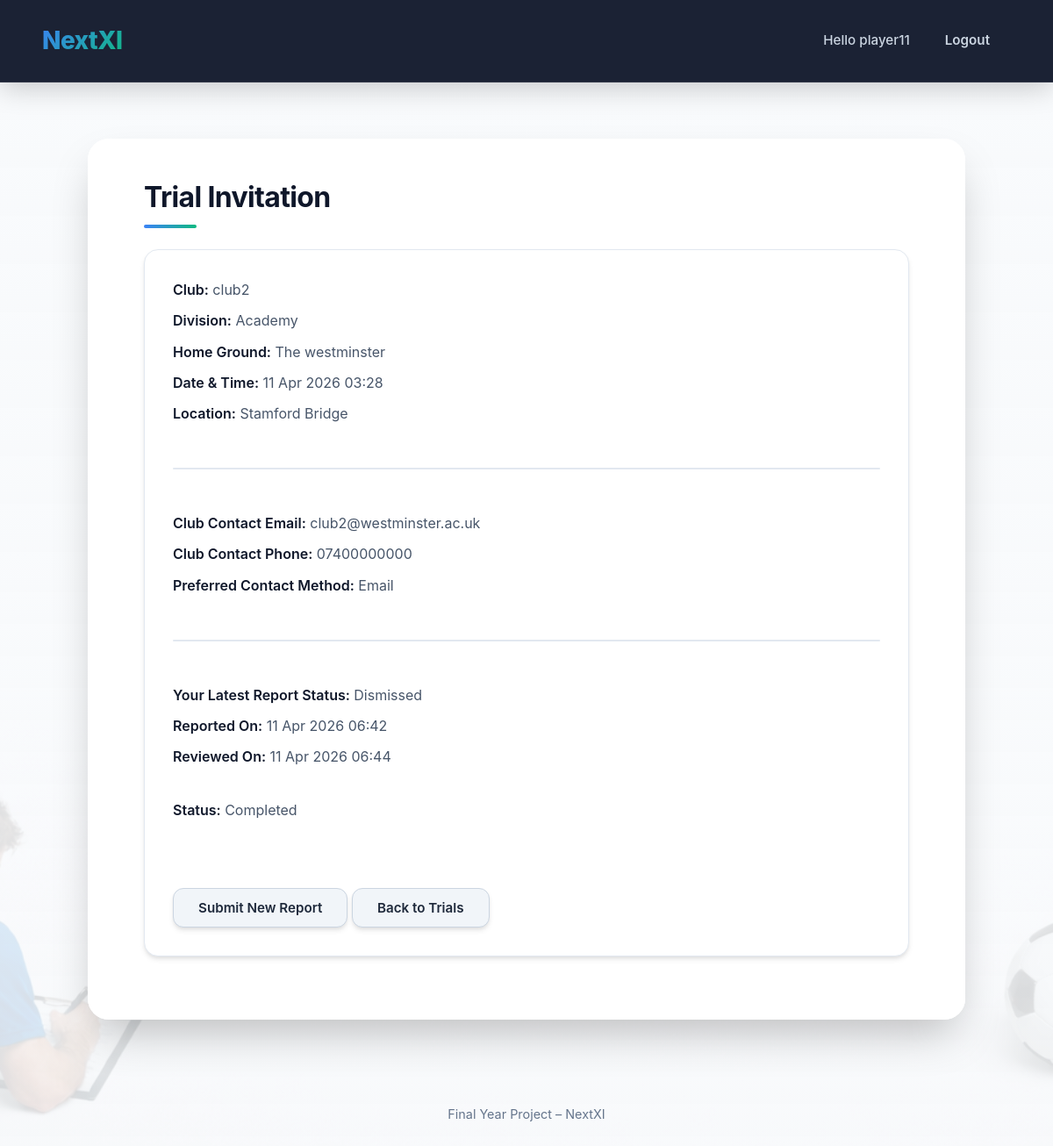
The app's page /player/trial/38/ (signed in) with its own data.
### core/models.py (models this page shows, shortened)
class TrialRequest(models.Model):
    STATUS_CHOICES = [
        ("pending", "Pending"),
        ("accepted", "Accepted"),
        ("declined", "Declined"),
        ("completed", "Completed"),
    ]
    OUTCOME_CHOICES = [
        ("", "Not recorded"),
        ("offered", "Offered a place"),
        ("not_offered", "Not offered a place"),
        ("no_show", "Did not attend"),
    ]
    club = models.ForeignKey("Club", on_delete=models.CASCADE, related_name="trial_requests_sent")
    player = models.ForeignKey("Player", on_delete=models.CASCADE, related_name="trial_requests_received")
    trial_datetime = models.DateTimeField()
    location = models.CharField(max_length=255)
    notes = models.TextField(blank=True)
    status = models.CharField(max_length=20, choices=STATUS_CHOICES, default="pending")
    created_at = models.DateTimeField(auto_now_add=True)
    responded_at = models.DateTimeField(null=True, blank=True)
    attendance = models.BooleanField(null=True, blank=True)
    outcome = models.CharField(max_length=20, choices=OUTCOME_CHOICES, blank=True, default="")

class Club(models.Model):
    CLUB_DIVISIONS = [
        ("sunday_league", "Sunday League"),
        ("amateur", "Amateur"),
        ("semi_pro", "Semi-Professional"),
        ("academy", "Academy"),
        ("grassroots", "Grassroots"),
    ]
    CONTACT_PREFERENCES = [
        ("email", "Email"),
        ("phone", "Phone"),
    ]
    user = models.OneToOneField(User, on_delete=models.CASCADE)
    name = models.CharField(max_length=100)
    division = models.CharField(max_length=30, choices=CLUB_DIVISIONS)
    home_ground = models.CharField(max_length=100)
    contact_email = models.EmailField(blank=True)
    contact_phone = models.CharField(max_length=20, blank=True)
    contact_pref = models.CharField(max_length=20, choices=CONTACT_PREFERENCES)
    last_search_config = models.JSONField(null=True, blank=True)
    last_search_at = models.DateTimeField(null=True, blank=True)

class Report(models.Model):
    REPORT_TYPE_CHOICES = [
        ("trial_invitation", "Trial Invitation"),
        ("feedback", "Feedback"),
        ("player_profile", "Player Profile"),
    ]
    STATUS_CHOICES = [
        ("open", "Open"),
        ("resolved", "Resolved"),
        ("dismissed", "Dismissed"),
    ]
    REASON_CHOICES = [
        ("suspicious_invitation", "Suspicious invitation"),
        ("inappropriate_trial_details", "Inappropriate trial details"),
        ("suspected_fake_club", "Suspected fake club"),
        ("abusive_communication", "Abusive or unprofessional communication"),
        ("unfair_feedback", "Feedback appears misleading or unfair"),
        ("inappropriate_language", "Inappropriate language"),
        ("suspected_fake_profile", "Suspected fake profile"),
        ("misleading_profile", "Misleading player information"),
        ("inappropriate_profile_content", "Inappropriate profile content"),
        ("abusive_behaviour", "Abusive behaviour"),
        ("other", "Other"),
    ]
    reporter = models.ForeignKey(
        User,
        on_delete=models.CASCADE,
        related_name="submitted_reports"
    )
    resolver = models.ForeignKey(
        User,
        on_delete=models.SET_NULL,
        null=True,
        blank=True,
        related_name="resolved_reports"
    )
    report_type = models.CharField(max_length=30, choices=REPORT_TYPE_CHOICES)
    reason = models.CharField(max_length=40, choices=REASON_CHOICES)
    details = models.TextField(blank=True)
    trial_request = models.ForeignKey(
        TrialRequest,
        on_delete=models.SET_NULL,
        null=True,
        blank=True,
        related_name="reports"
    )
    feedback = models.ForeignKey(
        TrialFeedback,
        on_delete=models.SET_NULL,
        null=True,
        blank=True,
        related_name="reports"
    )
    reported_player = models.ForeignKey(
        Player,
        on_delete=models.SET_NULL,
        null=True,
        blank=True,
        related_name="reports_against"
    )
    status = models.CharField(max_length=20, choices=STATUS_CHOICES, default="open")
    admin_notes = models.TextField(blank=True)
    created_at = models.DateTimeField(auto_now_add=True)
    resolved_at = models.DateTimeField(null=True, blank=True)

### core/views.py (the view, shortened to what this page needs)
# urls.py: path("player/trial/<int:trial_id>/", views.trial_detail, name="trial_detail"),
@login_required
def trial_detail(request, trial_id):
    if not hasattr(request.user, "player"):
        return redirect("home")
    trial = get_object_or_404(
        TrialRequest,
        id=trial_id,
        player__user=request.user
    )
    latest_trial_report = Report.objects.filter(
        reporter=request.user,
        report_type="trial_invitation",
        trial_request=trial
    ).order_by("-created_at").first()
    return render(request, "core/trial_detail.html", {
        "trial": trial,
        "latest_trial_report": latest_trial_report,
    })

### core/templates/core/trial_detail.html (shortened to what this page needs)
{% extends "core/base.html" %}
{% load tz %}
{% block content %}
<h2>Trial Invitation</h2>
<div class="card">
    <p><strong>Club:</strong> {{ trial.club.name }}</p>
    <p><strong>Division:</strong> {{ trial.club.get_division_display }}</p>
    <p><strong>Home Ground:</strong> {{ trial.club.home_ground }}</p>
    <p><strong>Date & Time:</strong> {{ trial.trial_datetime|localtime|date:"d M Y H:i" }}</p>
    <p><strong>Location:</strong> {{ trial.location }}</p>
    <hr>
    <p><strong>Club Contact Email:</strong> {{ trial.club.contact_email }}</p>
    <p><strong>Club Contact Phone:</strong> {{ trial.club.contact_phone }}</p>
    <p><strong>Preferred Contact Method:</strong> {{ trial.club.get_contact_pref_display }}</p>
    <hr>
    {% if latest_trial_report %}
        <p><strong>Your Latest Report Status:</strong> {{ latest_trial_report.get_status_display }}</p>
        <p><strong>Reported On:</strong> {{ latest_trial_report.created_at|localtime|date:"d M Y H:i" }}</p>
        {% if latest_trial_report.resolved_at %}
            <p><strong>Reviewed On:</strong> {{ latest_trial_report.resolved_at|localtime|date:"d M Y H:i" }}</p>
        {% endif %}
        <br>
    {% endif %}
    {% if trial.status == "pending" %}
        <form method="post" style="display:inline;">
            {% csrf_token %}
            <button type="submit" name="action" value="accept" class="btn btn-blue">Accept Trial</button>
        </form>
        <form method="post" style="display:inline;">
            {% csrf_token %}
            <button type="submit" name="action" value="decline" class="btn btn-blue">Decline</button>
        </form>
    {% else %}
        <p><strong>Status:</strong> {{ trial.get_status_display }}</p>
    {% endif %}
    <br><br>
    {% if latest_trial_report and latest_trial_report.status == "open" %}
        <span class="btn btn-gray">Report Submitted</span>
    {% else %}
        <a href="{% url 'report_trial_invitation' trial.id %}" class="btn btn-gray">
            {% if latest_trial_report %}
                Submit New Report
            {% else %}
                Report Invitation
            {% endif %}
        </a>
    {% endif %}
    <a href="{% url 'player_trials' %}" class="btn btn-gray">Back to Trials</a>
</div>
{% endblock %}

### core/templates/core/base.html (shortened to what this page needs)
{% load static %}
<!DOCTYPE html>
<html lang="en">
<head>
    <link rel="stylesheet" href="{% static 'core/style.css' %}">
</head>
<body>
    <div class="navbar">
        <div class="nav-left">
            {% if user.is_authenticated %}
                {% if user.player %}
                    <a href="{% url 'player_dashboard' %}" class="brand">NextXI</a>
                {% elif user.club %}
                    <a href="{% url 'club_dashboard' %}" class="brand">NextXI</a>
                {% else %}
                    <a href="{% url 'home' %}" class="brand">NextXI</a>
                {% endif %}
            {% else %}
                <a href="{% url 'home' %}" class="brand">NextXI</a>
            {% endif %}
        </div>
        <div class="nav-right">
            {% if user.is_authenticated %}
                <span class="welcome">Hello {{ user.username }}</span>
                <a href="{% url 'logout' %}" class="nav-link">Logout</a>
            {% else %}
                <a href="{% url 'login' %}" class="nav-link">Login</a>
                <a href="{% url 'register' %}" class="nav-link btn-primary">Register</a>
            {% endif %}
        </div>
    </div>
    <div class="container">
        {% block content %}{% endblock %}
    </div>
    <div class="footer">
        Final Year Project – NextXI
    </div>
</body>
</html>

### records on screen
TrialRequest: club.name "club2", club.division "Academy", club.home_ground "The westminster", trial_datetime "11 Apr 2026 03:28", location "Stamford Bridge", club.contact_email "club2@westminster.ac.uk", club.contact_phone "07400000000", club.contact_pref "Email", status "Completed"
Report: status "Dismissed", created_at "11 Apr 2026 06:42", resolved_at "11 Apr 2026 06:44"

### other values on screen
{{ user.username }} "player11"
